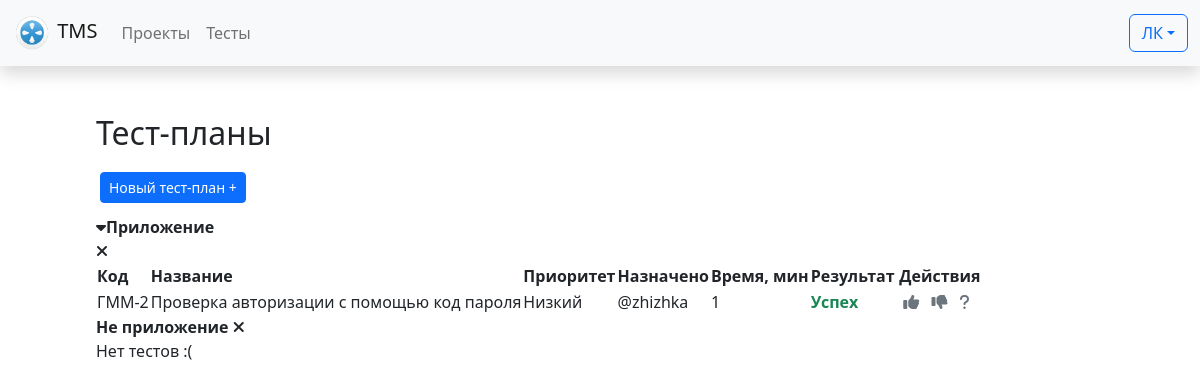
The page /project/1/test_plans/ on the database as committed earlier.
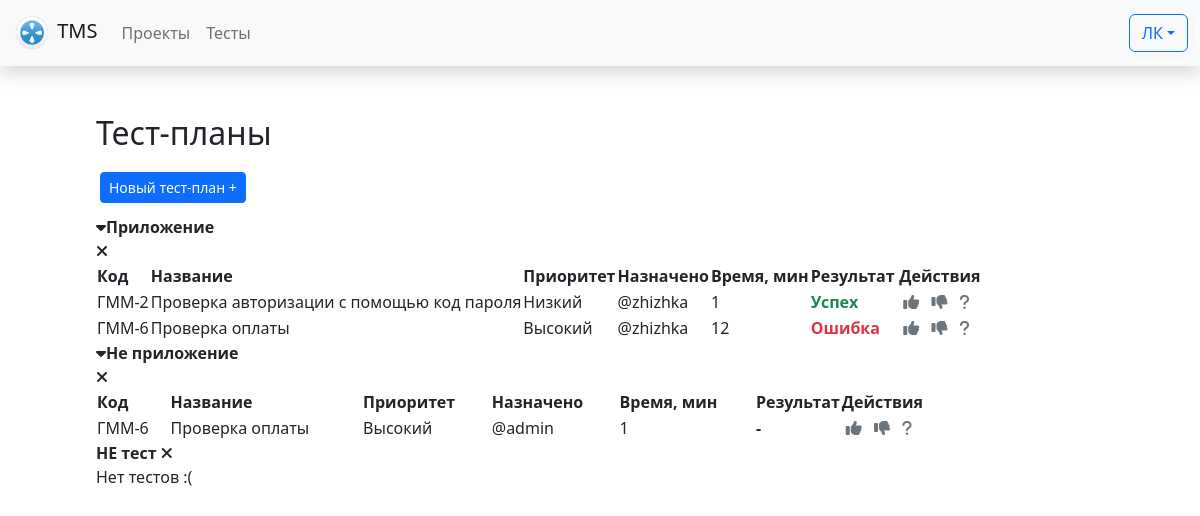
The same page on the database as committed later.
### tests/models.py (models this page shows, shortened)
class TestPlans(models.Model):
    id = models.AutoField(_("Код тест-плана"), primary_key=True)
    title = models.CharField(_("Название тест-плана"), max_length=50)
    description = models.TextField(_("Описание тест-плана"))
    project = project = models.ForeignKey(Projects, verbose_name=_(
        "Проект"), on_delete=models.PROTECT)
    class Meta:
        verbose_name = _("Тест-план")
        verbose_name_plural = _("Тест-планы")

class TestCasePlans(models.Model):
    testPlan = models.ForeignKey(
        TestPlans, verbose_name="Тест план", on_delete=models.CASCADE)
    testCase = models.ForeignKey(
        TestCases, verbose_name="Тест-кейс", on_delete=models.CASCADE)
    assigned_to = models.ForeignKey(
        settings.AUTH_USER_MODEL, verbose_name=_("Назанчено"), on_delete=models.SET_NULL, null=True, blank=True)
    estimatedTime = models.PositiveIntegerField(_("Время"))
    result = models.ForeignKey(TestCaseResults, verbose_name=_(
        "Результат теста"), on_delete=models.PROTECT, null=True, blank=True)
    class Meta:
        verbose_name = _("Тест-кейс плана")
        verbose_name_plural = _("Тест-кейсы плана")

class TestCases(models.Model):
    id = models.AutoField(_("Код тест-кейса"), primary_key=True)
    """
    Описание тест-кейса
    """
    title = models.CharField(_("Название"), max_length=100)
    precondition = models.TextField(_("Предусловия"), blank=True, null=True)
    description = models.TextField(_("Описание"), blank=True, null=True)
    expectedResult = models.TextField(
        _("Ожидаемый результат"), blank=True, null=True)
    """
    Параметры тест кейса:
    - Проект
    - Набор
    - Тип теста
    - Приоритет
    - Статус
    - Автоматизирован (True/False)
    """
    project = models.ForeignKey(Projects, verbose_name=_(
        "Проект"), on_delete=models.PROTECT)
    suite = models.ForeignKey(TestSuites, verbose_name=_(
        "Группа"), null=True, on_delete=models.SET_NULL)
    type = models.ForeignKey(TestTypes, verbose_name=_(
        "Тип теста"), on_delete=models.PROTECT)
    priority = models.ForeignKey(TestPriorities, verbose_name=_(
        "Приоритет"), on_delete=models.PROTECT)
    status = models.ForeignKey(TestStatuses, verbose_name=_(
        "Статус"), on_delete=models.PROTECT, default=3)
    isAutomated = models.BooleanField(_("Автоматизирован"))
    """
    Кем и когда создано
    """
    created_by = models.ForeignKey(
        settings.AUTH_USER_MODEL, verbose_name="Создатель", on_delete=models.PROTECT, related_name='created_by')
    created_date = models.DateTimeField(_("Создано"), auto_now_add=True)
    """
    Кем и когда модифицировано
    """
    lastModified_by = models.ForeignKey(
        settings.AUTH_USER_MODEL, verbose_name="Последние изменения", on_delete=models.PROTECT, related_name='modified_by')
    lastModified_date = models.DateTimeField(_("Изменено"), auto_now=True)
    class Meta:
        verbose_name = _("Тест-кейс")
        verbose_name_plural = _("Тест-кейсы")
    def __str__(self):
        return f'[{self.id}] {self.title}'

class TestPriorities(models.Model):
    id = models.AutoField(_("Код приоритета"), primary_key=True)
    name = models.CharField(_("Приоритет"), max_length=50)
    class Meta:
        verbose_name = _("Приоритет")
        verbose_name_plural = _("Приоритеты")
    def __str__(self):
        return self.name

class TestCaseResults(models.Model):
    name = models.CharField(_("Результат"), max_length=50)
    class Meta:
        verbose_name = _("Результат теста")
        verbose_name_plural = _("Результаты тестов")
    def __str__(self):
        return self.name

### tests/views.py (the view)
# urls.py: path('project/<int:project_pk>/test_plans/',
def test_plans(request, project_pk):
    if request.method == "POST":
        create_testPlan(request.POST)
        return redirect(request.META['HTTP_REFERER'])
    project = Projects.objects.get(id=project_pk)
    testPlans_list = TestPlans.objects.filter(project__id=project_pk)
    project_testCases = TestCases.objects.filter(project__id=project_pk)
    project_users = UserProjects.objects.filter(project=project_pk)
    testPlans_testCase_dict = dict()
    testCase_steps = dict()
    testCase_tags = dict()
    '''
    Попробую объяснить
    1. Получаем список айдишников тест-планов проекта
    2. Для каждого айдишника получаем QuerySet объектов TestCasePlans
    3. Для каждого значения QuerySet - TestCasePlans получаем TestCase
    4. Заносим все TestCase для айдишника плана в список и добавляем его в словарь

    Итог:
    Словарь вида:
    testPlan_id |   1   |    2   |   3   |
                |-------|--------|-------|
                |  TC1  |   TC6  |       |
                |  TC2  |   TC7  |       |
                |  TC3  |        |       |
                |       |        |       |
    '''
    for testPlan_id in testPlans_list:
        testPlan_list = TestCasePlans.objects.filter(testPlan=testPlan_id)
        l = list()
        for testPlan in testPlan_list:
            l.append(testPlan)
            testCase_steps[testPlan.testCase.id] = TestCaseSteps.objects.filter(
                testCase__project=project, testCase=testPlan.testCase)
            testCase_tags[testPlan.testCase.id] = TestCaseTags.objects.filter(
                testCase=testPlan.testCase
            )
        testPlans_testCase_dict[testPlan_id] = l
    print(testCase_steps)
    return render(request, 'test_plans.html', {
        'project': project,
        'suite_list': testPlans_list,
        'suite_test_list': testPlans_testCase_dict,
        'testCaseSteps': testCase_steps,
        'testCaseTags': testCase_tags,
        'projectTestCases': project_testCases,
        'project_users': project_users,
    }
    )

### tests/models.py (called while the page is built)
    def __str__(self):
        return self.name

    def acronym(self):
        regex = re.compile('[^а-яА-Яa-zA-Z]')
        return "".join(e[0].upper() for e in regex.sub(' ', self.name).split())

    def __str__(self):
        return self.name

    def __str__(self):
        return self.name

    def __str__(self):
        return self.name

    def __str__(self):
        return self.description

    def __str__(self):
        return f'{self.testCase}: {self.index_num} - {self.testStep}'

    def __str__(self):
        return self.tag_name

### tests/views.py (called while the page is built)
@register.filter
def get_item(dictionary, key):
    return dictionary[key]

### templates/test_plans.html (shortened to what this page needs)
{% extends 'base.html' %}
{% block content %}
    <div class="mx-5 p-5">
        <h2>Тест-планы</h2>
        <div class="p-1">
            <div>
            <button type="button"
                    class="btn btn-primary btn-sm text-nowrap my-2"
                    data-bs-toggle="modal"
                    data-bs-target="#newTestPlan">Новый тест-план +</button></div>
        </div>
        {% block testPlanTable %}
            {% include "testCase/testPlan_table.html" %}
        {% endblock testPlanTable %}
{% endblock content %}

### templates/testCase/testPlan_table.html (shortened to what the changed rows need)
{% block testPlanTable %}
    {% if suite_test_list %}
        {% for suite_name, test_list in suite_test_list.items %}
            {% if test_list %}
                <div>
                    <a class="d-flex align-items-center text-dark text-decoration-none"
                       data-bs-toggle="collapse"
                       href="#collapse_{{ forloop.counter }}"
                       name="suiteSelect">
                        {% if test_list %}
                            <i class="fa-solid fa-caret-down"></i>
                        {% else %}
                            <i class="fa-solid fa-caret-down" style="color: #f8f9fa;"></i>
                        {% endif %}
                        <strong id="title">{{ suite_name.title }}</strong></a>
                    <div>
                        <a href=""
                           class="fa-solid fa-xmark text-dark text-decoration-none"
                           data-bs-toggle="modal"
                           data-bs-target="#deleteTestPlanModal_{{ forloop.counter }}"></a>
                    </div>
                </div>
                <div class="collapse show" id="collapse_{{ forloop.counter }}">
                    <table id="table"
                           data-toggle="table"
                           data-id-field="id"
                           data-show-footer="true">
                        <thead>
                            <tr>
                                <th data-field="id"
                                    data-sortable="true"
                                    data-field="id"
                                    data-footer-formatter="idFormatter"
                                    data-width="100">Код</th>
                                <th data-sortable="true"
                                    data-field="name"
                                    data-footer-formatter="nameFormatter"
                                    data-width="530">Название</th>
                                <th data-sortable="true">Приоритет</th>
                                <th data-sortable="true">Назначено</th>
                                <th data-sortable="true"
                                    data-field="time"
                                    data-footer-formatter="timeFormatter">Время, мин</th>
                                <th data-sortable="true">Результат</th>
                                <th data-width="100">Действия</th>
                            </tr>
                        </thead>
                        <tbody>
                            {% for x in test_list %}
                                {% with test=x.testCase %}
                                    <tr>
                                        {% with projectAcronym=test.project.acronym %}
                                            <td data-bs-toggle="modal" data-bs-target="#testCaseModal_{{ test.id }}">{{ projectAcronym }}-{{ test.id }}</td>
                                            <td data-bs-toggle="modal" data-bs-target="#testCaseModal_{{ test.id }}">{{ test.title }}</td>
                                            <td data-bs-toggle="modal" data-bs-target="#testCaseModal_{{ test.id }}">{{ test.priority }}</td>
                                            <td data-bs-toggle="modal" data-bs-target="#testCaseModal_{{ test.id }}">@{{ x.assigned_to }}</td>
                                            <td data-bs-toggle="modal" data-bs-target="#testCaseModal_{{ test.id }}">{{ x.estimatedTime }}</td>
                                            <td class="mx-1 {% if x.result.name %}{% if x.result.name == "Успех" %} text-success {% elif x.result.name == "Ошибка" %} text-danger {% else %} text-warning {% endif %}{% endif %}"
                                                style="width: 10%">
                                                <strong>
                                                    {% if x.result %}
                                                        {{ x.result }}
                                                    {% else %}
                                                        -
                                                    {% endif %}
                                                </strong>
                                            </td>
                                            <td>
                                                {% if user == x.assigned_to %}
                                                    <a href="{% url 'testResult_success' project_pk=test.project.id testPlan_pk=x.testPlan.id test_pk=test.id %}"
                                                       class="mx-1 fa-solid fa-thumbs-up text-success"></a>
                                                    <a href="{% url 'testResult_fail' project_pk=test.project.id testPlan_pk=x.testPlan.id test_pk=test.id %}"
                                                       class="mx-1 fa-solid fa-thumbs-down text-danger"></a>
                                                    <a href="warning"
                                                       class="mx-1 fa-solid fa-question text-warning"
                                                       data-bs-toggle="modal"
                                                       data-bs-target="#exampleModal"></a>
                                                    <div class="modal fade"
                                                         id="exampleModal"
                                                         tabindex="-1"
                                                         aria-labelledby="exampleModalLabel"
                                                         aria-hidden="true">
                                                        <form class="modal-dialog">
                                                            <div class="modal-content">
                                                                <div class="modal-header">
                                                                    <h5 class="modal-title" id="exampleModalLabel">Новый результат</h5>
                                                                    <button type="button"
                                                                            class="btn-close"
                                                                            data-bs-dismiss="modal"
                                                                            aria-label="Закрыть"></button>
                                                                </div>
                                                                <div class="modal-body">
                                                                    <input type="text"
                                                                           class="form-control"
                                                                           placeholder="Результат"
                                                                           list="results" />
                                                                    <datalist id="results">
                                                                        <option>Volvo</option>
                                                                        <option>Volva</option>
                                                                    </datalist>
                                                                </div>
                                                                <div class="modal-footer">
                                                                    <button type="button" class="btn btn-secondary" data-bs-dismiss="modal">Закрыть</button>
                                                                    <button type="button" class="btn btn-primary">Сохранить</button>
                                                                </div>
                                                            </div>
                                                        </form>
                                                    </div>
                                                {% else %}
                                                    <i class="mx-1 text-secondary fa-solid fa-thumbs-up"></i>
                                                    <i class="mx-1 text-secondary fa-solid fa-thumbs-down"></i>
                                                    <i class="mx-1 text-secondary fa-solid fa-question"></i>
                                                {% endif %}
                                            </td>
                                        {% endwith %}
                                    </tr>
                                {% endwith %}
                            {% endfor %}
                        </tbody>
                    </table>
                </div>
            {% else %}
                <strong id="title">{{ suite_name.title }}</strong>
                <a href=""
                   class="fa-solid fa-xmark text-dark text-decoration-none"
                   data-bs-toggle="modal"
                   data-bs-target="#deleteTestPlanModal_{{ forloop.counter }}"></a>
                <div>Нет тестов :(</div>
            </div>
    {% endif %}
{% endfor %}
{% else %}
<div>Нет тест планов</div>
{% endif %}
{% endblock %}

Rows that differ between the two databases and show on the page:
added TestCasePlans: projectAcronym "ГММ", testCase.id "6", testCase "Проверка оплаты", testCase.priority "Высокий", assigned_to "zhizhka", estimatedTime "12", result "Ошибка", shown under TestPlans "Приложение"
computed for TestPlans "Не приложение": text "Нет тестов :(" → "Код Название Приоритет Назначено Время, мин Результат Действия"
added TestCasePlans: projectAcronym "ГММ", testCase.id "6", testCase "Проверка оплаты", testCase.priority "Высокий", assigned_to "admin", estimatedTime "1", shown under TestPlans "Не приложение"
added TestPlans: title "НЕ тест"
